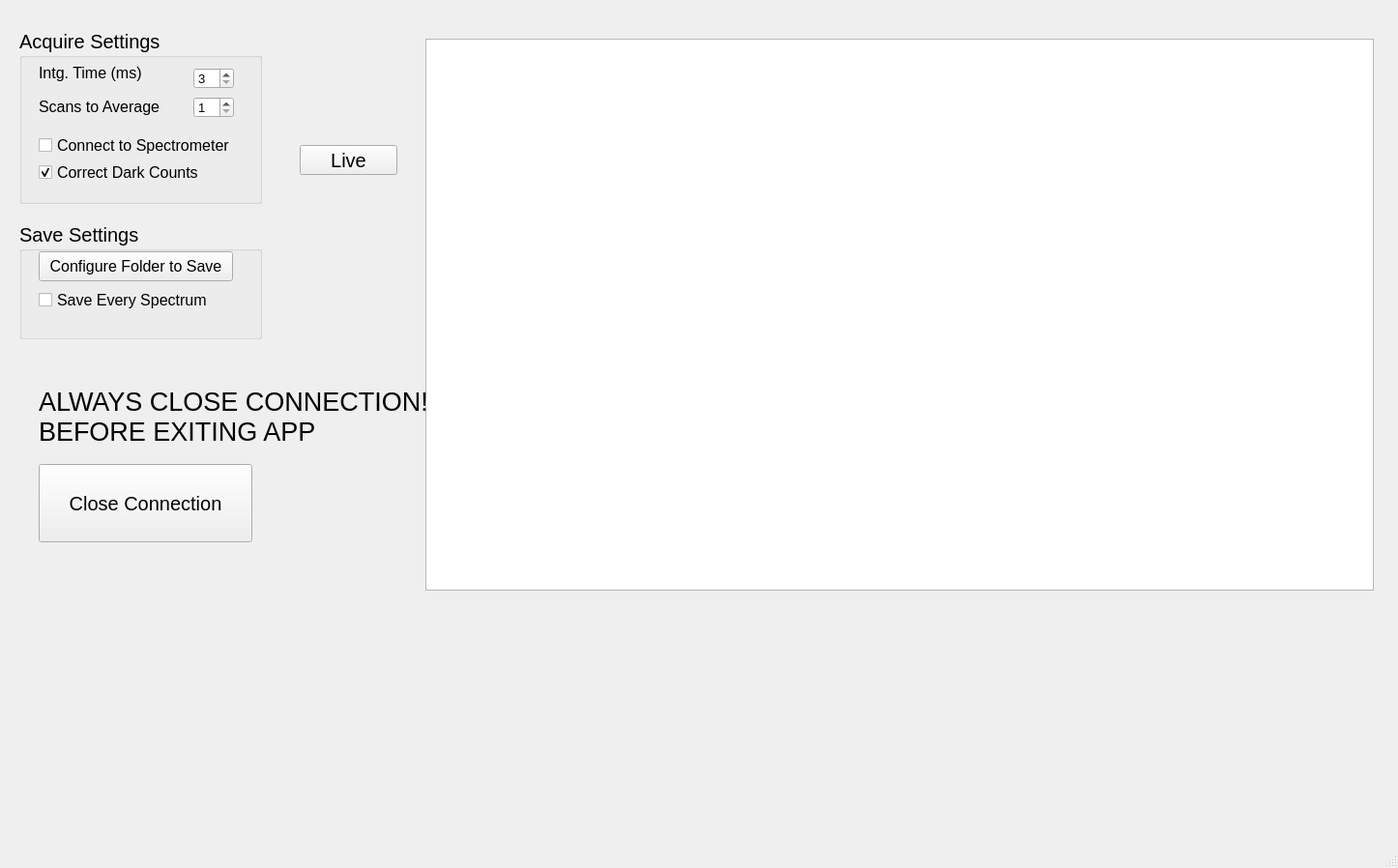
<?xml version="1.0" encoding="UTF-8"?>
<ui version="4.0">
 <class>MainWindow</class>
 <widget class="QMainWindow" name="MainWindow">
  <property name="geometry">
   <rect>
    <x>0</x>
    <y>0</y>
    <width>1446</width>
    <height>898</height>
   </rect>
  </property>
  <property name="windowTitle">
   <string>MainWindow</string>
  </property>
  <widget class="QWidget" name="centralwidget">
   <widget class="QGroupBox" name="groupBox">
    <property name="geometry">
     <rect>
      <x>20</x>
      <y>30</y>
      <width>251</width>
      <height>181</height>
     </rect>
    </property>
    <property name="font">
     <font>
      <pointsize>15</pointsize>
     </font>
    </property>
    <property name="title">
     <string>Acquire Settings</string>
    </property>
    <widget class="QSpinBox" name="intg_time_spinBox">
     <property name="geometry">
      <rect>
       <x>180</x>
       <y>40</y>
       <width>42</width>
       <height>22</height>
      </rect>
     </property>
     <property name="font">
      <font>
       <pointsize>10</pointsize>
      </font>
     </property>
     <property name="minimum">
      <number>3</number>
     </property>
     <property name="maximum">
      <number>3000</number>
     </property>
    </widget>
    <widget class="QLabel" name="label">
     <property name="geometry">
      <rect>
       <x>20</x>
       <y>30</y>
       <width>161</width>
       <height>31</height>
      </rect>
     </property>
     <property name="font">
      <font>
       <pointsize>12</pointsize>
      </font>
     </property>
     <property name="text">
      <string>Intg. Time (ms)</string>
     </property>
    </widget>
    <widget class="QCheckBox" name="connect_checkBox">
     <property name="geometry">
      <rect>
       <x>20</x>
       <y>110</y>
       <width>201</width>
       <height>21</height>
      </rect>
     </property>
     <property name="font">
      <font>
       <pointsize>12</pointsize>
      </font>
     </property>
     <property name="text">
      <string>Connect to Spectrometer</string>
     </property>
    </widget>
    <widget class="QSpinBox" name="scan_to_avg_spinBox">
     <property name="geometry">
      <rect>
       <x>180</x>
       <y>70</y>
       <width>42</width>
       <height>22</height>
      </rect>
     </property>
     <property name="font">
      <font>
       <pointsize>10</pointsize>
      </font>
     </property>
     <property name="minimum">
      <number>1</number>
     </property>
    </widget>
    <widget class="QLabel" name="label_2">
     <property name="geometry">
      <rect>
       <x>20</x>
       <y>70</y>
       <width>131</width>
       <height>21</height>
      </rect>
     </property>
     <property name="font">
      <font>
       <pointsize>12</pointsize>
      </font>
     </property>
     <property name="text">
      <string>Scans to Average</string>
     </property>
    </widget>
    <widget class="QCheckBox" name="correct_dark_counts_checkBox">
     <property name="geometry">
      <rect>
       <x>20</x>
       <y>140</y>
       <width>201</width>
       <height>17</height>
      </rect>
     </property>
     <property name="font">
      <font>
       <pointsize>12</pointsize>
      </font>
     </property>
     <property name="text">
      <string>Correct Dark Counts</string>
     </property>
     <property name="checked">
      <bool>true</bool>
     </property>
    </widget>
   </widget>
   <widget class="PlotWidget" name="plot">
    <property name="geometry">
     <rect>
      <x>440</x>
      <y>40</y>
      <width>981</width>
      <height>571</height>
     </rect>
    </property>
   </widget>
   <widget class="QPushButton" name="live_pushButton">
    <property name="geometry">
     <rect>
      <x>310</x>
      <y>150</y>
      <width>101</width>
      <height>31</height>
     </rect>
    </property>
    <property name="font">
     <font>
      <pointsize>15</pointsize>
     </font>
    </property>
    <property name="text">
     <string>Live</string>
    </property>
   </widget>
   <widget class="QPushButton" name="close_connection_pushButton">
    <property name="geometry">
     <rect>
      <x>40</x>
      <y>480</y>
      <width>221</width>
      <height>81</height>
     </rect>
    </property>
    <property name="font">
     <font>
      <pointsize>15</pointsize>
     </font>
    </property>
    <property name="text">
     <string>Close Connection</string>
    </property>
   </widget>
   <widget class="QLabel" name="label_3">
    <property name="geometry">
     <rect>
      <x>40</x>
      <y>390</y>
      <width>401</width>
      <height>81</height>
     </rect>
    </property>
    <property name="font">
     <font>
      <pointsize>20</pointsize>
     </font>
    </property>
    <property name="text">
     <string>ALWAYS CLOSE CONNECTION!!!
BEFORE EXITING APP</string>
    </property>
   </widget>
   <widget class="QGroupBox" name="groupBox_2">
    <property name="geometry">
     <rect>
      <x>20</x>
      <y>230</y>
      <width>251</width>
      <height>121</height>
     </rect>
    </property>
    <property name="font">
     <font>
      <pointsize>15</pointsize>
     </font>
    </property>
    <property name="title">
     <string>Save Settings</string>
    </property>
    <widget class="QCheckBox" name="save_every_spec_checkBox">
     <property name="geometry">
      <rect>
       <x>20</x>
       <y>70</y>
       <width>191</width>
       <height>21</height>
      </rect>
     </property>
     <property name="font">
      <font>
       <pointsize>12</pointsize>
      </font>
     </property>
     <property name="text">
      <string>Save Every Spectrum</string>
     </property>
    </widget>
    <widget class="QPushButton" name="save_pushButton">
     <property name="geometry">
      <rect>
       <x>20</x>
       <y>30</y>
       <width>201</width>
       <height>31</height>
      </rect>
     </property>
     <property name="font">
      <font>
       <pointsize>12</pointsize>
      </font>
     </property>
     <property name="text">
      <string>Configure Folder to Save</string>
     </property>
    </widget>
   </widget>
  </widget>
  <widget class="QMenuBar" name="menubar">
   <property name="geometry">
    <rect>
     <x>0</x>
     <y>0</y>
     <width>1446</width>
     <height>21</height>
    </rect>
   </property>
  </widget>
  <widget class="QStatusBar" name="statusbar"/>
 </widget>
 <customwidgets>
  <customwidget>
   <class>PlotWidget</class>
   <extends>QGraphicsView</extends>
   <header>pyqtgraph</header>
  </customwidget>
 </customwidgets>
 <resources/>
 <connections/>
</ui>
